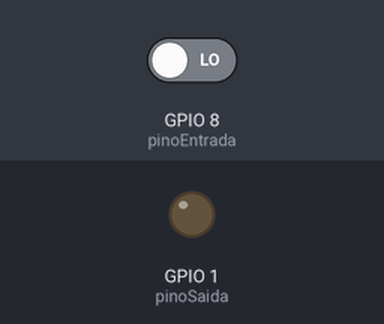
Bench run of a sketch on a simulated ESP32-S3. Parts: output pins drawn as LEDs (lit = HIGH). Inputs (shaded band) come from the test bench; at power-on: GPIO 8 (pinoEntrada) LOW.

Above: at 1.2 s.
1.3 s: GPIO 8 (pinoEntrada) driven HIGH
At 1.8 s:
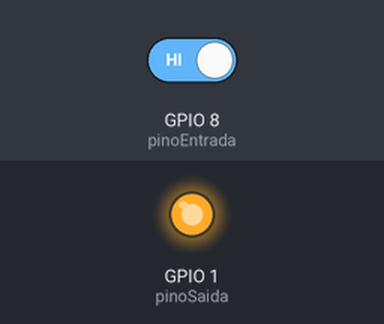
2.8 s: GPIO 8 (pinoEntrada) driven LOW
At 4.1 s:
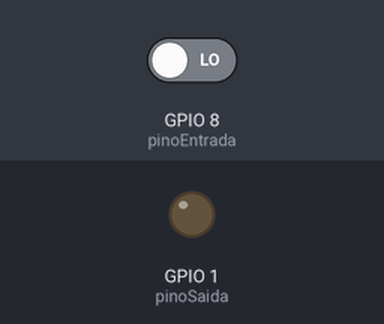
Timing chart, 0 to 5.8 s (numbered marks = the images above; inputs shaded):
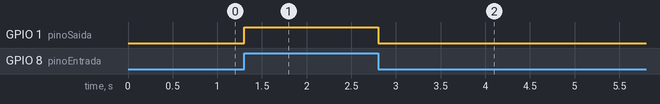

The sketch:

Receptacle.ino
```cpp
// Define os pinos
const int pinoEntrada = 8;  // Pino que recebe o sinal do ESP32
const int pinoSaida = A0;   // Pino que envia o pulso positivo

void setup() {
  pinMode(pinoEntrada, INPUT); // Configura o pino 8 como entrada
  pinMode(pinoSaida, OUTPUT);  // Configura o pino A0 como saída
  digitalWrite(pinoSaida, LOW); // Inicializa o pino A0 em LOW
}

void loop() {
  // Lê a tensão no pino de entrada
  int valorEntrada = digitalRead(pinoEntrada);

  // Se o valor lido for HIGH, o Arduino interpretará como 3.3V
  if (valorEntrada == HIGH) {
    digitalWrite(pinoSaida, HIGH); // Envia o pulso positivo no A0
  }
  else{
    digitalWrite(pinoSaida,LOW);
  }
  delay(1); // Evita que o loop se execute muito rápido
}
```

Measured:
- after the input at 1.3 s, GPIO 1 (pinoSaida): LOW → HIGH at once
- after the input at 2.8 s, GPIO 1 (pinoSaida): HIGH → LOW at once
